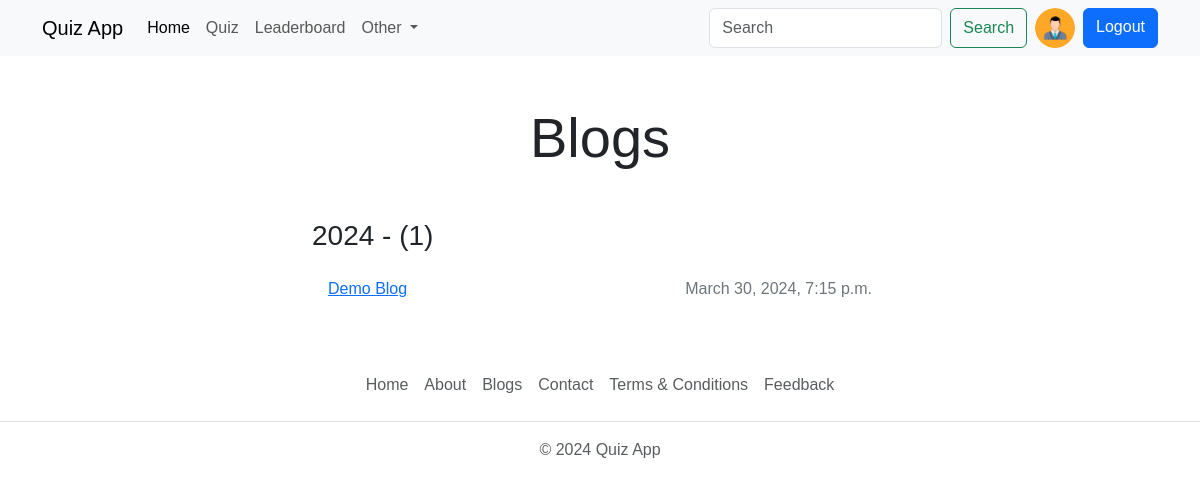
The page /blogs/ (signed in) on the database its author committed.
### account/models.py (models this page shows, shortened)
class Profile(models.Model):
    user = models.OneToOneField(User, on_delete=models.CASCADE, null=True)  # verbose_name
    bio = models.TextField(blank=True, null=True)
    profile_img = models.ImageField(upload_to='profile_img/', default= 'user.png', blank=True, null=True, verbose_name='Profile Image')
    location = models.CharField(max_length=100, blank=True, null=True)
    GENDER = (
        ('Male', 'Male'),
        ('Female', 'Female'),
        ('Other', 'Other'),
    )
    gender = models.CharField(max_length=6, choices=GENDER, blank=True, null=True)

### base/models.py (models this page shows, shortened)
class Blog(models.Model):
    title = models.CharField(max_length=255)
    content = RichTextField()
    author = models.ForeignKey(User, on_delete=models.CASCADE)
    STATUS = (
        ('public', 'Public'),
        ('private', 'Private'),
    )
    status = models.CharField(choices=STATUS, max_length=255)
    created_at = models.DateTimeField(auto_now_add=True)

### base/views.py (the view)
# urls.py: path('blogs/', views.blogs_view, name='blogs'),
def blogs_view(request):
    year_blog_count = Blog.objects.annotate(year=ExtractYear('created_at')).values('year').annotate(count=Count('id')).order_by('-year').filter(status='public')
    blogs = Blog.objects.filter(status='public').order_by('-created_at')
    if request.user.is_authenticated:
        user_object = User.objects.get(username=request.user)
        user_profile = Profile.objects.get(user=user_object)
        context={
            'user_profile': user_profile,
            'year_blog_count': year_blog_count,
            'blogs': blogs,
        }
    else:
        context = {
            'year_blog_count': year_blog_count,
            'blogs': blogs,
        }
    return render(request, 'blogs.html', context)

### templates/blogs.html (shortened to what this page needs)
{% extends 'index.html' %}
{% load static %}
{% block content %}
<h1 class="display-4 text-center my-5">Blogs</h1>
    <main>
        <div class="container col-md-6 col-sm-12">
            {% for year_count in year_blog_count %}
            <h3>{{year_count.year}} - ({{year_count.count}})</h3>
            <ul class="list mb-4 p-3">
                {% for blog in blogs %}
                    {% if blog.created_at|date:"Y" == year_count.year|stringformat:"s" %}
                        <li class="d-flex justify-content-between mb-2">
                            <a href="{% url 'blog' blog.id %}">{{blog.title}}</a>
                            <span class="text-secondary">{{blog.created_at}}</span>
                        </li>
                    {% endif %}
                {% endfor %}
            </ul>
            {% endfor %}
        </div>
    </main>
{% endblock %}

### templates/components/navbar.html (shortened to what this page needs)
<nav class="navbar navbar-expand-lg bg-body-tertiary d-none d-lg-block">
    <div class="container">
        <a class="navbar-brand" href="{% url 'home' %}">Quiz App</a>
        <div class="collapse navbar-collapse" id="navbarSupportedContent">
            <ul class="navbar-nav me-auto mb-2 mb-lg-0">
                <li class="nav-item">
                    <a class="nav-link active" aria-current="page" href="{% url 'home' %}">Home</a>
                </li>
                <li class="nav-item">
                    <a class="nav-link" href="{% url 'all_quiz' %}">Quiz</a>
                </li>
                <li class="nav-item">
                    <a class="nav-link" href="{% url 'leaderboard' %}">Leaderboard</a>
                </li>
                <li class="nav-item dropdown">
                    <a class="nav-link dropdown-toggle" href="#" role="button" data-bs-toggle="dropdown"
                        aria-expanded="false">
                        Other
                    </a>
                </li>
            </ul>
            <form class="d-flex" role="search" action="{% url 'search_users' %}">
                <input class="form-control me-2" type="search" placeholder="Search" aria-label="Search" name="q" />
                <button class="btn btn-outline-success" type="submit">
                    Search
                </button>
                {% if request.user.is_authenticated %}
                <a type="button" class="mx-2" href="{% url 'profile' request.user.username %}">
                    <img class="rounded-circle" src="{{ user_profile.profile_img.url }}" class="img-fluid" width="40" height="40" alt="">
                </a>
                <a type="button" href="{% url 'logout' %}" class="btn btn-primary">Logout</a>
                {% else %}
                <a type="button" href="{% url 'login' %}" class="btn btn-primary ms-2">Login</a>
                {% endif %}
            </form>
        </div>
    </div>
</nav>

### static/css/style.css (style rules this page uses)
* { font-family: 'Trebuchet MS', 'Lucida Sans Unicode', 'Lucida Grande', 'Lucida Sans', Arial, sans-serif; }

### rows shown on the page
Profile: profile_img (placeholder picture)
Blog: title "Demo Blog", created_at "March 30, 2024, 7:15 p.m."

### other values the page prints
{{ year_count.year }} "2024"
{{ year_count.count }} "1"
